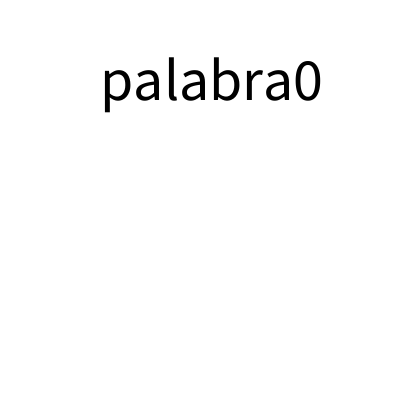
Frame 1 (no input)
Frame 60 (the mouse pressed at the canvas centre just before this capture): identical to frame 1, image omitted
Frame 120 (the mouse held since frame 60 and released just before this capture): identical to frame 1, image omitted

The Processing sketch that drew this single still picture (run headless with seeded random() and noise(); from frame 60 on, the mouse is pressed at the canvas centre):

// Processing sketch: ejemploArreglos
// ── ejemploArreglos.pde
String palabras [];
int contador;
int cantPalabras;
void setup() {
  size(400, 400);
  textSize(60);
  contador=0;
  cantPalabras=100;
  palabras= new String [cantPalabras];

  for (int i=0; i<palabras.length; i++) {
    palabras[i]="palabra"+i;
  }
}


void draw() {
  background(255);
  fill(0);

  text(palabras[contador], 100, 100);
}
void mouseClicked() {
  if (contador<100) {
    contador++;
  }
  if (contador>=99) {
    contador=0;
  }
}
